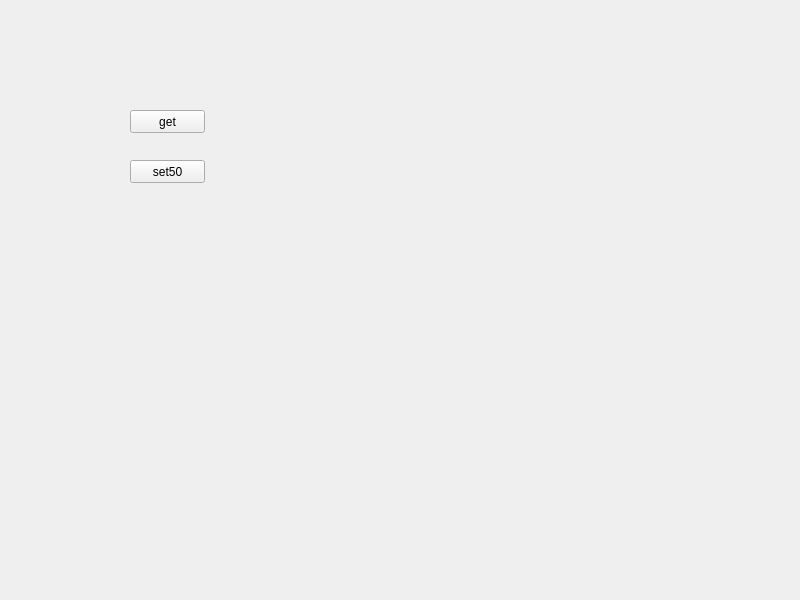
<?xml version="1.0" encoding="UTF-8"?>
<ui version="4.0">
 <class>Widget</class>
 <widget class="QWidget" name="Widget">
  <property name="geometry">
   <rect>
    <x>0</x>
    <y>0</y>
    <width>800</width>
    <height>600</height>
   </rect>
  </property>
  <property name="windowTitle">
   <string>Widget</string>
  </property>
  <widget class="Form" name="widget" native="true">
   <property name="geometry">
    <rect>
     <x>50</x>
     <y>30</y>
     <width>221</width>
     <height>41</height>
    </rect>
   </property>
  </widget>
  <widget class="QPushButton" name="btnget">
   <property name="geometry">
    <rect>
     <x>130</x>
     <y>110</y>
     <width>75</width>
     <height>23</height>
    </rect>
   </property>
   <property name="text">
    <string>get</string>
   </property>
  </widget>
  <widget class="QPushButton" name="btnset">
   <property name="geometry">
    <rect>
     <x>130</x>
     <y>160</y>
     <width>75</width>
     <height>23</height>
    </rect>
   </property>
   <property name="text">
    <string>set50</string>
   </property>
  </widget>
 </widget>
 <customwidgets>
  <customwidget>
   <class>Form</class>
   <extends>QWidget</extends>
   <header location="global">form.h</header>
   <container>1</container>
  </customwidget>
 </customwidgets>
 <resources/>
 <connections/>
</ui>
